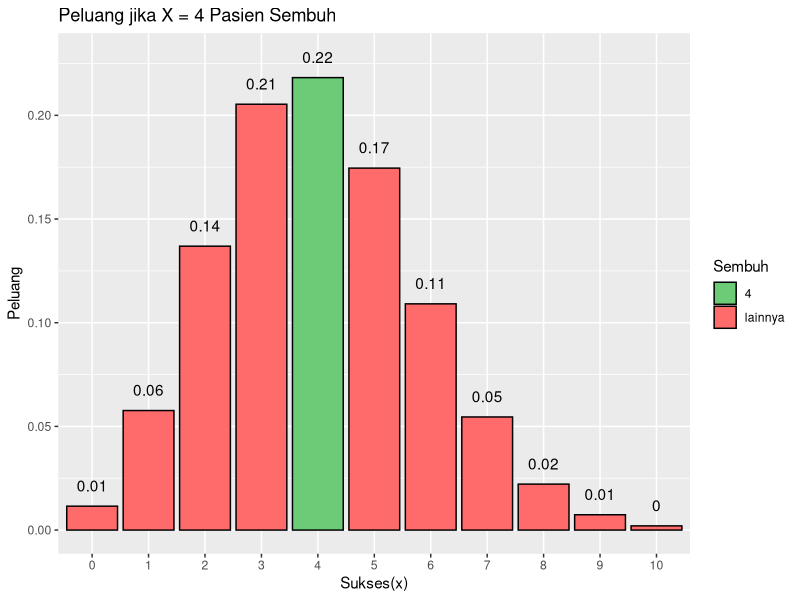

This figure's R source:
# Poin 2a
  n = 4
  sample_space = 20
  peluang_sembuh = 0.2
  peluang_tidak_sembuh = 1 - peluang_sembuh

  dbinom(x = n, s = sample_space, prob = peluang_sembuh)

# Poin 2b

x <- 3
sample_space = 20
peluang_sembuh <- 0.2
prob <- dbinom(x = 0:10, s = sample_space, prob = peluang_sembuh)

# %>% digunakan untuk memberikan nilai operator sehingga menjadi format X > Y > Z
library(magrittr)
library(ggplot2)
library(tidyverse)

data.frame(x = 0:10, prob) %>%
  mutate(Sembuh = ifelse(x == 4, "4", "lainnya")) %>%
  ggplot(aes(x = factor(x), y = prob, fill = Sembuh)) +
  geom_col(colour = "black") +
  scale_fill_manual(values = c("#6BCB77", "#FF6B6B")) +
  geom_text(aes(label = round(prob, 2), y = prob + 0.01)) +
  labs(title = "Peluang jika X = 4 Pasien Sembuh", x = "Sukses(x)", y = "Peluang") 

# Poin 2c
n = 20
peluang_sembuh = 0.2
peluang_tidak_sembuh = 1 - peluang_sembuh

rataan = n * (p = peluang_sembuh)
cat("rataan = ", rataan, "\n")
var = n * (p = peluang_sembuh) * (q = peluang_tidak_sembuh)
cat("varian = ", var, "\n")



